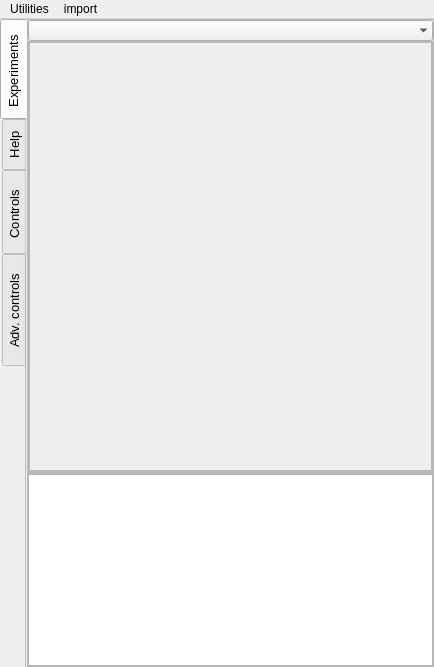
<?xml version="1.0" encoding="UTF-8"?>
<ui version="4.0">
 <class>MainWindow</class>
 <widget class="QMainWindow" name="MainWindow">
  <property name="geometry">
   <rect>
    <x>0</x>
    <y>0</y>
    <width>434</width>
    <height>667</height>
   </rect>
  </property>
  <property name="minimumSize">
   <size>
    <width>0</width>
    <height>0</height>
   </size>
  </property>
  <property name="maximumSize">
   <size>
    <width>16777215</width>
    <height>16777215</height>
   </size>
  </property>
  <property name="windowTitle">
   <string>FOSSASIA PSLab: Control Panel</string>
  </property>
  <property name="styleSheet">
   <string notr="true"/>
  </property>
  <widget class="QWidget" name="centralwidget">
   <property name="styleSheet">
    <string notr="true"/>
   </property>
   <layout class="QVBoxLayout" name="verticalLayout_2">
    <property name="spacing">
     <number>3</number>
    </property>
    <property name="margin">
     <number>0</number>
    </property>
    <item>
     <widget class="QTabWidget" name="tabWidget">
      <property name="font">
       <font>
        <pointsize>10</pointsize>
        <weight>50</weight>
        <bold>false</bold>
       </font>
      </property>
      <property name="tabPosition">
       <enum>QTabWidget::West</enum>
      </property>
      <property name="tabShape">
       <enum>QTabWidget::Rounded</enum>
      </property>
      <property name="currentIndex">
       <number>0</number>
      </property>
      <property name="elideMode">
       <enum>Qt::ElideNone</enum>
      </property>
      <property name="documentMode">
       <bool>true</bool>
      </property>
      <property name="movable">
       <bool>false</bool>
      </property>
      <widget class="QWidget" name="tab">
       <attribute name="title">
        <string>Experiments </string>
       </attribute>
       <attribute name="toolTip">
        <string>Icons for launching experiments</string>
       </attribute>
       <layout class="QVBoxLayout" name="verticalLayout" stretch="0,0">
        <property name="spacing">
         <number>0</number>
        </property>
        <property name="margin">
         <number>0</number>
        </property>
        <item>
         <widget class="QFrame" name="frame">
          <property name="sizePolicy">
           <sizepolicy hsizetype="Preferred" vsizetype="MinimumExpanding">
            <horstretch>0</horstretch>
            <verstretch>0</verstretch>
           </sizepolicy>
          </property>
          <property name="frameShape">
           <enum>QFrame::StyledPanel</enum>
          </property>
          <property name="frameShadow">
           <enum>QFrame::Raised</enum>
          </property>
          <layout class="QVBoxLayout" name="verticalLayout_4">
           <property name="spacing">
            <number>0</number>
           </property>
           <property name="margin">
            <number>0</number>
           </property>
           <item>
            <widget class="QComboBox" name="subSections">
             <property name="duplicatesEnabled">
              <bool>true</bool>
             </property>
             <property name="frame">
              <bool>false</bool>
             </property>
            </widget>
           </item>
           <item>
            <widget class="QScrollArea" name="ExperimentScrollArea">
             <property name="sizePolicy">
              <sizepolicy hsizetype="MinimumExpanding" vsizetype="MinimumExpanding">
               <horstretch>0</horstretch>
               <verstretch>0</verstretch>
              </sizepolicy>
             </property>
             <property name="maximumSize">
              <size>
               <width>16777215</width>
               <height>16777215</height>
              </size>
             </property>
             <property name="styleSheet">
              <string notr="true"/>
             </property>
             <property name="widgetResizable">
              <bool>true</bool>
             </property>
             <property name="alignment">
              <set>Qt::AlignLeading|Qt::AlignLeft|Qt::AlignTop</set>
             </property>
             <widget class="QWidget" name="SCF1">
              <property name="geometry">
               <rect>
                <x>0</x>
                <y>0</y>
                <width>400</width>
                <height>417</height>
               </rect>
              </property>
              <property name="sizePolicy">
               <sizepolicy hsizetype="Preferred" vsizetype="MinimumExpanding">
                <horstretch>0</horstretch>
                <verstretch>0</verstretch>
               </sizepolicy>
              </property>
              <property name="styleSheet">
               <string notr="true"/>
              </property>
              <property name="class" stdset="0">
               <string>PeripheralCollection</string>
              </property>
              <layout class="QGridLayout" name="gridLayout_5" columnstretch="1">
               <property name="margin">
                <number>0</number>
               </property>
               <property name="spacing">
                <number>0</number>
               </property>
               <item row="0" column="0">
                <widget class="QFrame" name="frame_5">
                 <property name="sizePolicy">
                  <sizepolicy hsizetype="Preferred" vsizetype="MinimumExpanding">
                   <horstretch>0</horstretch>
                   <verstretch>0</verstretch>
                  </sizepolicy>
                 </property>
                 <property name="frameShape">
                  <enum>QFrame::StyledPanel</enum>
                 </property>
                 <property name="frameShadow">
                  <enum>QFrame::Raised</enum>
                 </property>
                 <layout class="QGridLayout" name="gridLayout_7">
                  <property name="margin">
                   <number>0</number>
                  </property>
                  <property name="spacing">
                   <number>5</number>
                  </property>
                  <item row="0" column="0">
                   <layout class="QGridLayout" name="ExperimentLayout" columnstretch="0" columnminimumwidth="0">
                    <property name="margin">
                     <number>5</number>
                    </property>
                    <property name="spacing">
                     <number>7</number>
                    </property>
                   </layout>
                  </item>
                 </layout>
                </widget>
               </item>
              </layout>
             </widget>
            </widget>
           </item>
          </layout>
         </widget>
        </item>
        <item>
         <widget class="QFrame" name="frame_3">
          <property name="sizePolicy">
           <sizepolicy hsizetype="Preferred" vsizetype="Maximum">
            <horstretch>0</horstretch>
            <verstretch>0</verstretch>
           </sizepolicy>
          </property>
          <property name="frameShape">
           <enum>QFrame::StyledPanel</enum>
          </property>
          <property name="frameShadow">
           <enum>QFrame::Raised</enum>
          </property>
          <layout class="QVBoxLayout" name="verticalLayout_5">
           <property name="spacing">
            <number>0</number>
           </property>
           <property name="margin">
            <number>0</number>
           </property>
           <item>
            <widget class="QTextBrowser" name="hintText">
             <property name="sizePolicy">
              <sizepolicy hsizetype="Expanding" vsizetype="Maximum">
               <horstretch>0</horstretch>
               <verstretch>0</verstretch>
              </sizepolicy>
             </property>
             <property name="minimumSize">
              <size>
               <width>0</width>
               <height>30</height>
              </size>
             </property>
             <property name="maximumSize">
              <size>
               <width>16777215</width>
               <height>16777215</height>
              </size>
             </property>
             <property name="verticalScrollBarPolicy">
              <enum>Qt::ScrollBarAlwaysOff</enum>
             </property>
             <property name="horizontalScrollBarPolicy">
              <enum>Qt::ScrollBarAlwaysOff</enum>
             </property>
             <property name="html">
              <string>&lt;!DOCTYPE HTML PUBLIC &quot;-//W3C//DTD HTML 4.0//EN&quot; &quot;http://www.w3.org/TR/REC-html40/strict.dtd&quot;&gt;
&lt;html&gt;&lt;head&gt;&lt;meta name=&quot;qrichtext&quot; content=&quot;1&quot; /&gt;&lt;style type=&quot;text/css&quot;&gt;
p, li { white-space: pre-wrap; }
&lt;/style&gt;&lt;/head&gt;&lt;body style=&quot; font-family:'Ubuntu'; font-size:11pt; font-weight:400; font-style:normal;&quot;&gt;
&lt;p style=&quot;-qt-paragraph-type:empty; margin-top:0px; margin-bottom:0px; margin-left:0px; margin-right:0px; -qt-block-indent:0; text-indent:0px;&quot;&gt;&lt;br /&gt;&lt;/p&gt;&lt;/body&gt;&lt;/html&gt;</string>
             </property>
             <property name="textInteractionFlags">
              <set>Qt::LinksAccessibleByKeyboard|Qt::LinksAccessibleByMouse</set>
             </property>
            </widget>
           </item>
          </layout>
         </widget>
        </item>
       </layout>
      </widget>
      <widget class="QWidget" name="HELPTAB">
       <attribute name="title">
        <string>Help</string>
       </attribute>
       <attribute name="toolTip">
        <string>Help window: This tab will automatically load the helpfile relevant to the last experiment you launched</string>
       </attribute>
       <layout class="QVBoxLayout" name="helpLayout">
        <property name="spacing">
         <number>0</number>
        </property>
        <property name="margin">
         <number>0</number>
        </property>
        <item>
         <widget class="QPushButton" name="pushButton_2">
          <property name="text">
           <string>&lt;&lt;&lt; Return To Application List</string>
          </property>
         </widget>
        </item>
       </layout>
      </widget>
      <widget class="QWidget" name="tab_3">
       <attribute name="title">
        <string> Controls  </string>
       </attribute>
       <attribute name="toolTip">
        <string>Various knobs for setting the outputs such as power supplies and waveform generators. Also contains meters for voltage, frequency, and capacitance</string>
       </attribute>
       <layout class="QVBoxLayout" name="verticalLayout_3">
        <property name="spacing">
         <number>0</number>
        </property>
        <property name="margin">
         <number>0</number>
        </property>
        <item>
         <widget class="QScrollArea" name="scrollArea_5">
          <property name="sizePolicy">
           <sizepolicy hsizetype="Preferred" vsizetype="Expanding">
            <horstretch>0</horstretch>
            <verstretch>0</verstretch>
           </sizepolicy>
          </property>
          <property name="minimumSize">
           <size>
            <width>400</width>
            <height>0</height>
           </size>
          </property>
          <property name="maximumSize">
           <size>
            <width>16777215</width>
            <height>16777215</height>
           </size>
          </property>
          <property name="styleSheet">
           <string notr="true"/>
          </property>
          <property name="widgetResizable">
           <bool>true</bool>
          </property>
          <property name="alignment">
           <set>Qt::AlignLeading|Qt::AlignLeft|Qt::AlignVCenter</set>
          </property>
          <widget class="QWidget" name="SCF2">
           <property name="geometry">
            <rect>
             <x>0</x>
             <y>0</y>
             <width>382</width>
             <height>17</height>
            </rect>
           </property>
           <property name="styleSheet">
            <string notr="true"/>
           </property>
           <property name="class" stdset="0">
            <string>PeripheralCollectionInner</string>
           </property>
           <layout class="QGridLayout" name="gridLayout_6">
            <property name="margin">
             <number>0</number>
            </property>
            <property name="spacing">
             <number>0</number>
            </property>
            <item row="0" column="0">
             <widget class="QFrame" name="frame_6">
              <property name="frameShape">
               <enum>QFrame::StyledPanel</enum>
              </property>
              <property name="frameShadow">
               <enum>QFrame::Raised</enum>
              </property>
              <layout class="QGridLayout" name="gridLayout_8">
               <property name="leftMargin">
                <number>0</number>
               </property>
               <property name="topMargin">
                <number>5</number>
               </property>
               <property name="rightMargin">
                <number>0</number>
               </property>
               <property name="bottomMargin">
                <number>0</number>
               </property>
               <property name="spacing">
                <number>5</number>
               </property>
               <item row="0" column="0">
                <layout class="QGridLayout" name="WidgetLayout">
                 <property name="margin">
                  <number>5</number>
                 </property>
                 <property name="spacing">
                  <number>7</number>
                 </property>
                </layout>
               </item>
              </layout>
             </widget>
            </item>
           </layout>
          </widget>
         </widget>
        </item>
        <item>
         <widget class="QFrame" name="frame_2">
          <property name="sizePolicy">
           <sizepolicy hsizetype="Preferred" vsizetype="Maximum">
            <horstretch>0</horstretch>
            <verstretch>0</verstretch>
           </sizepolicy>
          </property>
          <property name="minimumSize">
           <size>
            <width>0</width>
            <height>0</height>
           </size>
          </property>
          <property name="maximumSize">
           <size>
            <width>16777215</width>
            <height>16777215</height>
           </size>
          </property>
          <property name="frameShape">
           <enum>QFrame::StyledPanel</enum>
          </property>
          <property name="frameShadow">
           <enum>QFrame::Raised</enum>
          </property>
          <layout class="QHBoxLayout" name="horizontalLayout">
           <property name="margin">
            <number>0</number>
           </property>
           <item>
            <widget class="QPushButton" name="pushButton">
             <property name="minimumSize">
              <size>
               <width>86</width>
               <height>0</height>
              </size>
             </property>
             <property name="maximumSize">
              <size>
               <width>50</width>
               <height>25</height>
              </size>
             </property>
             <property name="text">
              <string>SET</string>
             </property>
            </widget>
           </item>
           <item>
            <widget class="QComboBox" name="deviceCombo"/>
           </item>
          </layout>
         </widget>
        </item>
       </layout>
      </widget>
      <widget class="QWidget" name="tab_4">
       <attribute name="title">
        <string>  Adv. controls  </string>
       </attribute>
       <attribute name="toolTip">
        <string>Advanced control inputs for configuring the waveform generators and power supplies</string>
       </attribute>
       <layout class="QVBoxLayout" name="layout">
        <property name="margin">
         <number>3</number>
        </property>
        <item>
         <widget class="QScrollArea" name="scrollArea">
          <property name="widgetResizable">
           <bool>true</bool>
          </property>
          <widget class="QWidget" name="SCF3">
           <property name="geometry">
            <rect>
             <x>0</x>
             <y>0</y>
             <width>92</width>
             <height>22</height>
            </rect>
           </property>
           <layout class="QGridLayout" name="advancedControlsLayout">
            <property name="horizontalSpacing">
             <number>3</number>
            </property>
            <property name="margin">
             <number>0</number>
            </property>
           </layout>
          </widget>
         </widget>
        </item>
       </layout>
      </widget>
     </widget>
    </item>
   </layout>
  </widget>
  <widget class="QMenuBar" name="menubar">
   <property name="geometry">
    <rect>
     <x>0</x>
     <y>0</y>
     <width>434</width>
     <height>25</height>
    </rect>
   </property>
   <widget class="QMenu" name="menuUtilities">
    <property name="title">
     <string>Utilities</string>
    </property>
    <widget class="QMenu" name="menuColor_scheme">
     <property name="title">
      <string>color scheme</string>
     </property>
     <addaction name="actionWhite"/>
     <addaction name="actionBlack"/>
    </widget>
    <widget class="QMenu" name="menuRemote_server">
     <property name="title">
      <string>remote server</string>
     </property>
     <addaction name="actionStart"/>
     <addaction name="actionStop"/>
    </widget>
    <addaction name="actionReset_Device"/>
    <addaction name="actionAbout_device"/>
    <addaction name="menuColor_scheme"/>
    <addaction name="menuRemote_server"/>
   </widget>
   <widget class="QMenu" name="menuHelp">
    <property name="title">
     <string>import</string>
    </property>
    <addaction name="actionExperiments"/>
   </widget>
   <addaction name="menuUtilities"/>
   <addaction name="menuHelp"/>
  </widget>
  <action name="actionIPython_Console">
   <property name="text">
    <string>iPython Console</string>
   </property>
  </action>
  <action name="actionIPython">
   <property name="text">
    <string>iPython Console</string>
   </property>
  </action>
  <action name="actionReset_Device">
   <property name="text">
    <string>Reset Device</string>
   </property>
  </action>
  <action name="actionAbout_device">
   <property name="text">
    <string>about device</string>
   </property>
  </action>
  <action name="actionWhite">
   <property name="text">
    <string>white</string>
   </property>
  </action>
  <action name="actionBlack">
   <property name="text">
    <string>black</string>
   </property>
  </action>
  <action name="actionStart">
   <property name="text">
    <string>start</string>
   </property>
  </action>
  <action name="actionStop">
   <property name="text">
    <string>stop</string>
   </property>
  </action>
  <action name="actionExperiments">
   <property name="text">
    <string>Experiment Package</string>
   </property>
   <property name="shortcut">
    <string>Ctrl+I</string>
   </property>
  </action>
 </widget>
 <resources/>
 <connections>
  <connection>
   <sender>actionReset_Device</sender>
   <signal>triggered()</signal>
   <receiver>MainWindow</receiver>
   <slot>resetDevice()</slot>
   <hints>
    <hint type="sourcelabel">
     <x>-1</x>
     <y>-1</y>
    </hint>
    <hint type="destinationlabel">
     <x>349</x>
     <y>282</y>
    </hint>
   </hints>
  </connection>
  <connection>
   <sender>pushButton</sender>
   <signal>clicked()</signal>
   <receiver>MainWindow</receiver>
   <slot>selectDevice()</slot>
   <hints>
    <hint type="sourcelabel">
     <x>123</x>
     <y>664</y>
    </hint>
    <hint type="destinationlabel">
     <x>294</x>
     <y>328</y>
    </hint>
   </hints>
  </connection>
  <connection>
   <sender>actionAbout_device</sender>
   <signal>triggered()</signal>
   <receiver>MainWindow</receiver>
   <slot>launchAboutDevice()</slot>
   <hints>
    <hint type="sourcelabel">
     <x>-1</x>
     <y>-1</y>
    </hint>
    <hint type="destinationlabel">
     <x>216</x>
     <y>333</y>
    </hint>
   </hints>
  </connection>
  <connection>
   <sender>actionWhite</sender>
   <signal>triggered()</signal>
   <receiver>MainWindow</receiver>
   <slot>setColorSchemeWhite()</slot>
   <hints>
    <hint type="sourcelabel">
     <x>-1</x>
     <y>-1</y>
    </hint>
    <hint type="destinationlabel">
     <x>216</x>
     <y>333</y>
    </hint>
   </hints>
  </connection>
  <connection>
   <sender>actionBlack</sender>
   <signal>triggered()</signal>
   <receiver>MainWindow</receiver>
   <slot>setColorSchemeBlack()</slot>
   <hints>
    <hint type="sourcelabel">
     <x>-1</x>
     <y>-1</y>
    </hint>
    <hint type="destinationlabel">
     <x>216</x>
     <y>333</y>
    </hint>
   </hints>
  </connection>
  <connection>
   <sender>actionStart</sender>
   <signal>triggered()</signal>
   <receiver>MainWindow</receiver>
   <slot>startRemoteServer()</slot>
   <hints>
    <hint type="sourcelabel">
     <x>-1</x>
     <y>-1</y>
    </hint>
    <hint type="destinationlabel">
     <x>216</x>
     <y>333</y>
    </hint>
   </hints>
  </connection>
  <connection>
   <sender>pushButton_2</sender>
   <signal>clicked()</signal>
   <receiver>MainWindow</receiver>
   <slot>returnToApps()</slot>
   <hints>
    <hint type="sourcelabel">
     <x>128</x>
     <y>358</y>
    </hint>
    <hint type="destinationlabel">
     <x>455</x>
     <y>303</y>
    </hint>
   </hints>
  </connection>
  <connection>
   <sender>actionExperiments</sender>
   <signal>triggered()</signal>
   <receiver>MainWindow</receiver>
   <slot>importExperimentFolder()</slot>
   <hints>
    <hint type="sourcelabel">
     <x>-1</x>
     <y>-1</y>
    </hint>
    <hint type="destinationlabel">
     <x>216</x>
     <y>333</y>
    </hint>
   </hints>
  </connection>
  <connection>
   <sender>subSections</sender>
   <signal>currentIndexChanged(int)</signal>
   <receiver>MainWindow</receiver>
   <slot>changeSubSection()</slot>
   <hints>
    <hint type="sourcelabel">
     <x>418</x>
     <y>42</y>
    </hint>
    <hint type="destinationlabel">
     <x>451</x>
     <y>42</y>
    </hint>
   </hints>
  </connection>
 </connections>
 <slots>
  <slot>run_exp()</slot>
  <slot>selectDevice()</slot>
  <slot>addConsole()</slot>
  <slot>ipythonHelp()</slot>
  <slot>resetDevice()</slot>
  <slot>toggleHelp()</slot>
  <slot>setPV1(double)</slot>
  <slot>setPV2(double)</slot>
  <slot>setPV3(double)</slot>
  <slot>setPCS(double)</slot>
  <slot>setSINE1(double)</slot>
  <slot>setSINE2(double)</slot>
  <slot>setSQRS()</slot>
  <slot>setSinePhase()</slot>
  <slot>loadSineTable()</slot>
  <slot>launchAboutDevice()</slot>
  <slot>setColorSchemeWhite()</slot>
  <slot>setColorSchemeBlack()</slot>
  <slot>startRemoteServer()</slot>
  <slot>returnToApps()</slot>
  <slot>importExperimentFolder()</slot>
  <slot>importExperimentFile()</slot>
  <slot>savePro()</slot>
  <slot>loadPro()</slot>
  <slot>changeSubSection()</slot>
 </slots>
</ui>
